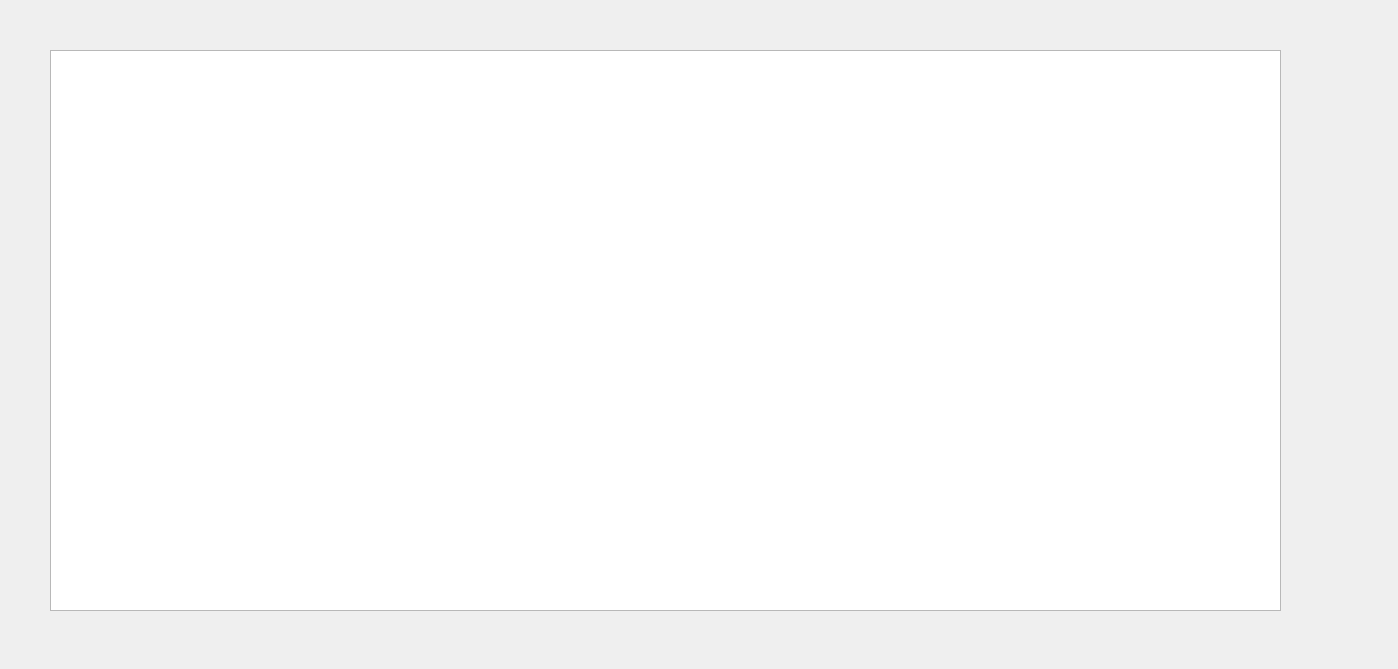
<?xml version="1.0" encoding="UTF-8"?>
<ui version="4.0">
 <class>Dialog</class>
 <widget class="QDialog" name="Dialog">
  <property name="geometry">
   <rect>
    <x>0</x>
    <y>0</y>
    <width>1398</width>
    <height>669</height>
   </rect>
  </property>
  <property name="windowTitle">
   <string>Dialog</string>
  </property>
  <widget class="QTableView" name="tableView">
   <property name="geometry">
    <rect>
     <x>50</x>
     <y>50</y>
     <width>1231</width>
     <height>561</height>
    </rect>
   </property>
  </widget>
 </widget>
 <resources/>
 <connections/>
</ui>
